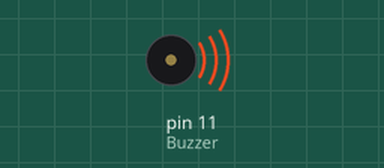
Simulated run of this sketch. Board: Arduino Uno, built with avr-gcc and run on an emulated ATmega328P. Shown: buzzer (waves = sounding).

Above: at 0.2 s.
At 5.4 s:
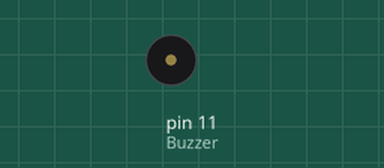
Timing chart, 0 to 11.2 s (numbered marks = the images above):
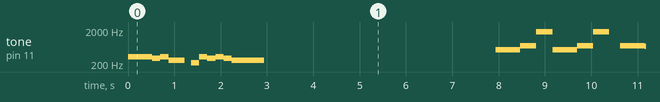

Measured:
- by itself, tone on pin 11 (Buzzer): plays 330 Hz for 0.53 s, 294 Hz for 0.18 s, 330 Hz for 0.18 s, 262 Hz for 0.35 s, 220 Hz for 0.18 s, 330 Hz for 0.18 s … (154 notes in this stretch)

The sketch:

PlayNotes.ino
```cpp
/*
  PlayNotes
*/

#include "pitches.h"

const int Buzzer = 11;

// notes in the melody:
typedef struct {
  int pitch;
  int duration;
} Note;

int NoteIndex = 0;

const Note Cucaracha[] = {
  {NOTE_C5,4},
  {NOTE_C5,4},
  {NOTE_C5,4},
  {NOTE_F5,2},
  {NOTE_A6,2},
  {NOTE_C5,4},
  {NOTE_C5,4},
  {NOTE_C5,4},
  {NOTE_F5,2},
  {NOTE_A6,2},
  {0,3},
  {NOTE_F5,2},
  {NOTE_F5,4},
  {NOTE_E5,4},
  {NOTE_E5,4},
  {NOTE_D5,4},
  {NOTE_D5,4},
  {NOTE_C5,2},
  {0,0}
};

const Note Cookie[] = {
  {NOTE_E4,2},
  {NOTE_E4,4},
  {NOTE_D4,4},
  {NOTE_E4,4},
  {NOTE_C4,2},
  {0,5},
  {NOTE_A3,4},
  {NOTE_E4,4},
  {NOTE_D4,4},
  {NOTE_E4,4},
  {NOTE_D4,4},
  {NOTE_C4,1},
  {0,0}
};

const Note *Melody = Cookie;

void setup() {
}

void loop() {
  PlayNextSound();
}

void PlayNextSound() {
  if (Melody[NoteIndex].duration) {
    int noteDuration = 1000/Melody[NoteIndex].duration;
    tone (Buzzer, Melody[NoteIndex++].pitch, noteDuration);
    int pauseBetweenNotes = noteDuration * 0.70;
    delay(pauseBetweenNotes);
    // stop the tone playing:
    noTone(Buzzer);
  } else {
    delay(5000);
    NoteIndex = 0;
    Melody = Melody == Cookie ? Cucaracha : Cookie;
  }
}
```
